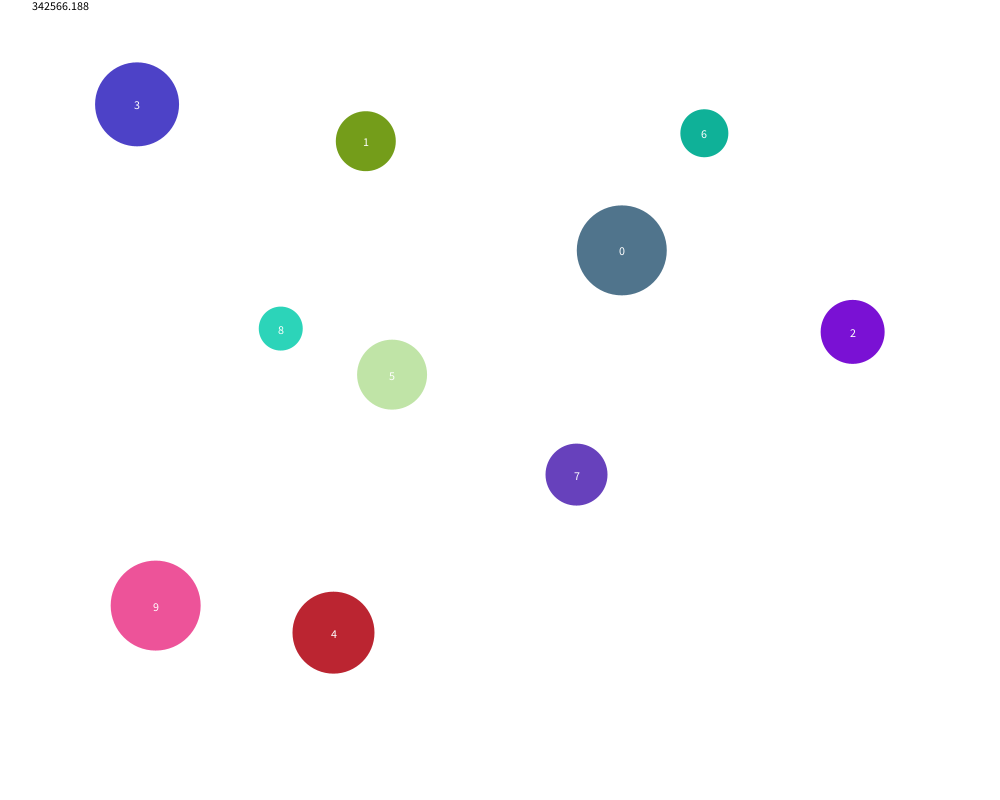
Frame 1 (no input)
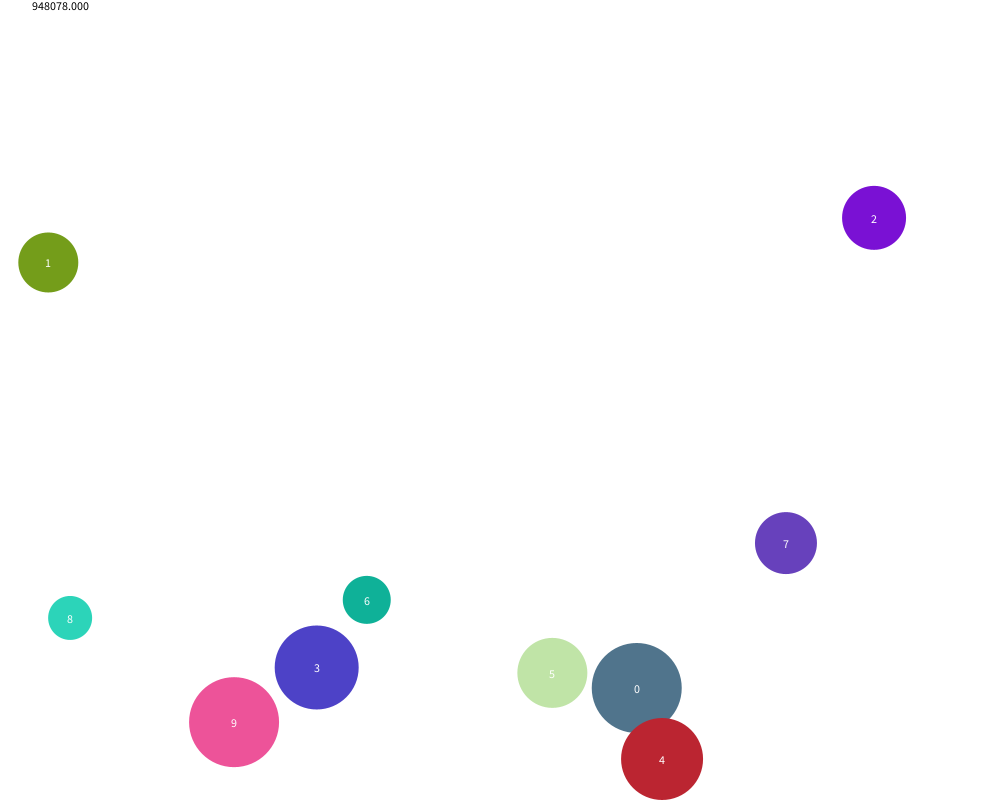
Frame 60 (the mouse pressed at the canvas centre just before this capture)
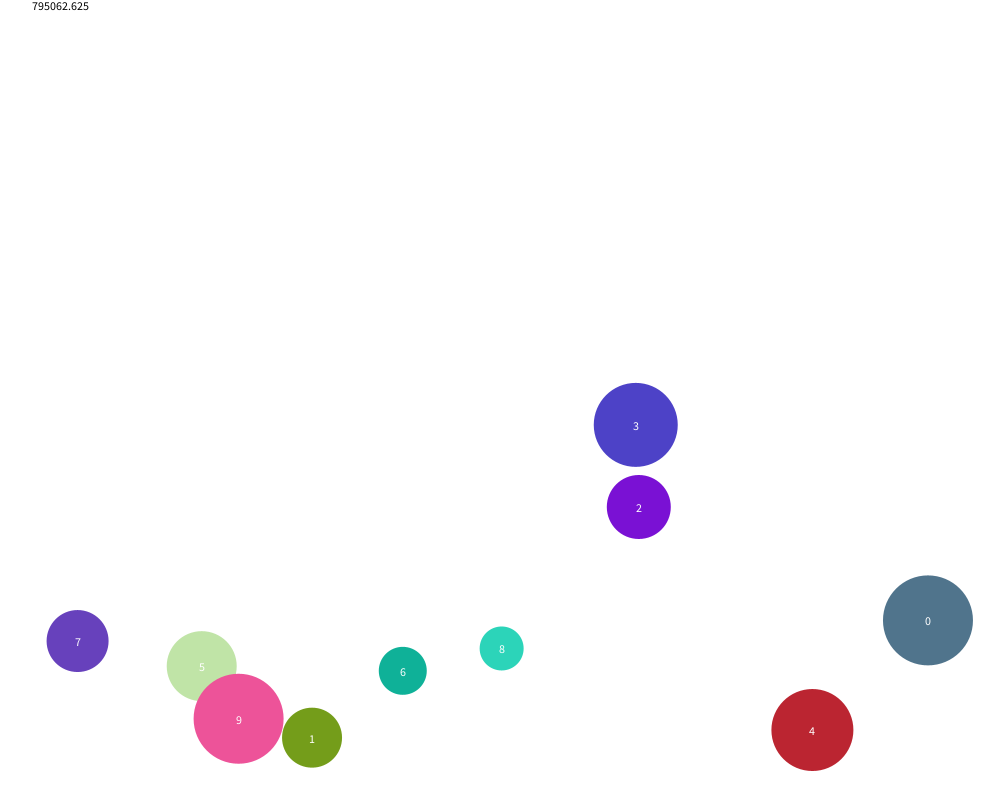
Frame 120 (the mouse held since frame 60 and released just before this capture)

The Processing sketch that drew these frames (run headless with seeded random() and noise(); from frame 60 on, the mouse is pressed at the canvas centre):

// Processing sketch: BouncingBalls
// ── BouncingBalls.pde
void setup() {
  size(1000,800);
  createBalls(10);
  //balls.add(new Ball(1, 950, 400, -5, 0, 50, color(255, 0, 0)));
  //balls.add(new Ball(2, 130, 400, 0, 0, 20, color(0, 0, 255)));
  //balls.add(new Ball(3, 90, 400, 0, 0, 20, color(0, 0, 255)));
  //balls.add(new Ball(4, 50, 400, 0, 0, 20, color(0, 0, 255)));
  //balls.add(new Ball(500, 750, 0, 0, 50, color(255, 0, 0)));
  //balls.add(new Ball(590, 50, 0, 0, 50, color(0, 0, 255)));
}

ArrayList<Ball> balls = new ArrayList();

void draw() {
  background(255);
  
  float energy = 0;
  for(int i = 0; i < balls.size(); i++) {
    balls.get(i).tick();
  }
  for(int i = 0; i < balls.size(); i++) {
    energy += balls.get(i).v.mag() * balls.get(i).r * balls.get(i).r * PI;
  }
  fill(0);
  text(energy, 60, 10);
}

void mouseClicked() {
  createBall(mouseX, mouseY);
}

void keyPressed() {
  loop();
}

void createBalls(int n) {
  for(int i = 0; i < n; i++) {
    balls.add(new Ball(balls.size(), random(100,width-100), random(100, height-100), random(-5, 5), random(-15,25), (int)random(20, 50), color(random(0,255), random(0,255), random(0,255))));
  }
}

void createBall(int x, int y) {
   balls.add(new Ball(balls.size(), x, y, random(-5, 5), random(-15,25), (int)random(50, 100), color(random(0,255), random(0,255), random(0,255))));
}

// ── Ball.pde

public class Ball {
  float x, y;
  int r, c, id;
  PVector v;
  boolean dragging = false;
  
  public Ball(int id, float x, float y, float vx, float vy, int r, int c) {
    this.id = id;
    this.x = x;
    this.y = y;
    this.v = new PVector(vx, vy);
    this.r = r;
    this.c = c;
  }
  
  public void tick() {
    if(mousePressed && mouseButton == LEFT && dist(x, y, pmouseX, pmouseY) < r) {
      dragging = true;
      x = mouseX;
      y = mouseY;
      v.x = mouseX - pmouseX;
      v.y = mouseY - pmouseY;
    }else {
      dragging = false;
      x += v.x;
      y += v.y;
    }
    
    
    
    if(x < r) {
      x = r;
      v.x *= -1;
    }else if(x > width-r) {
      x = width-r;
      v.x *= -1;
    }
    
    if(y < r) {
      y = r;
      v.y *= -1;
    }else if(y > height-r) {
      y = height-r;
      v.y *= -1;
    }
    v.y += 1;
    
    
    
    
    noStroke();
    fill(c);
    circle(x, y, r*2);
    textAlign(CENTER);
    fill(255);
    text(id, x, y+5);
    
    checkCollision();
  }
  
  public void checkCollision() {
    for(int i = 0; i < balls.size(); i++) {
      Ball b2 = balls.get(i);
      if(b2 == this) continue;
      if(dist(x, y, b2.x, b2.y) >= r + b2.r) continue;
      
      PVector direction = new PVector(b2.x - x, b2.y - y).normalize();
      float angle1 = PVector.angleBetween(direction, v);
      float angle2 = PVector.angleBetween(PVector.mult(direction, -1), b2.v);
      
      angle1 = min((PI/2f), max(angle1, (PI/-2f)));
      angle2 = min((PI/2f), max(angle2, (PI/-2f)));
      
      PVector force1 = PVector.mult(direction, v.mag() * cos(angle1) * (r * r * PI));
      PVector force2 = PVector.mult(PVector.mult(direction, -1), b2.v.mag() * cos(angle2) * (b2.r * b2.r * PI));
      
      //println("Angle between d and v: " + angle1);
      //println("Angle between d and v2: " + angle2);
      
      //stroke(0,255,0);
      //strokeWeight(5);
      //line(x, y, force1.x/100 + x, force1.y/100 + y);
      
      //stroke(255,0,255);
      //strokeWeight(2);
      //line(b2.x, b2.y, force2.x/100 + b2.x, force2.y/100 + b2.y);
      
      //stroke(255,0,0);
      //fill(255);
      //circle(x, y, 2);
      //line(x, y, direction.x*10 + x, direction.y*10 + y);
      
      //noLoop();
      
      b2.v.add(PVector.div(force1, b2.r * b2.r * PI).mult(0.9));
      v.sub(PVector.div(force1, r * r * PI).mult(0.9));
      
      v.add(PVector.div(force2, r * r * PI).mult(0.9));
      b2.v.sub(PVector.div(force2, b2.r * b2.r * PI).mult(0.9));
      
      if(dragging) {
        b2.x = x + direction.x * (r + b2.r);
        b2.y = y + direction.y * (r + b2.r);
        continue;
      }
      x = b2.x - direction.x * (r + b2.r);
      y = b2.y - direction.y * (r + b2.r);
      
    }
  }
  
}
